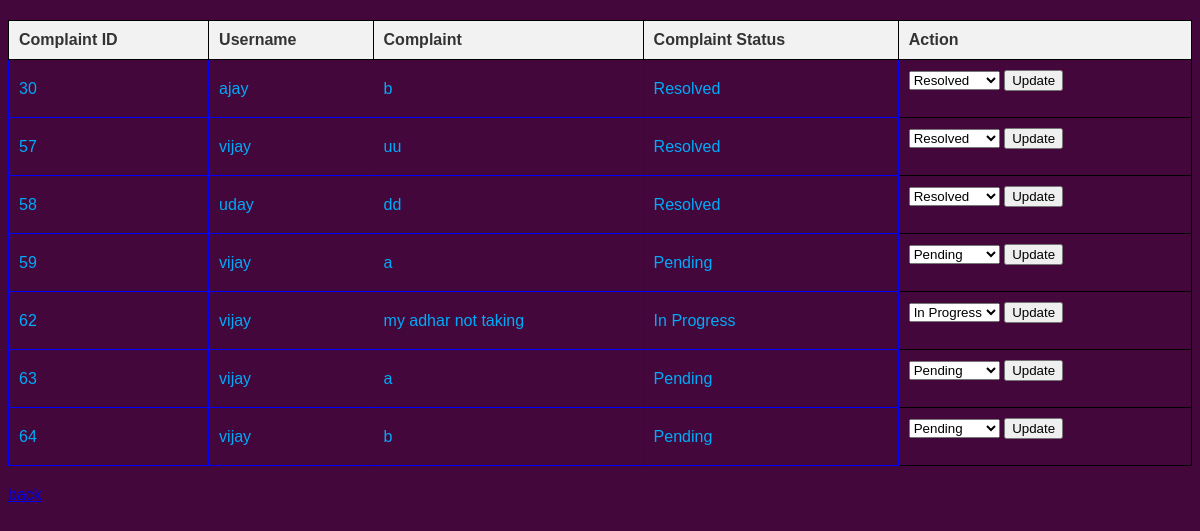
Screenshot of /admin.php (signed in) with the database file from the repository.
### tables this page shows
CREATE TABLE `complaints` (
  `id` int(11) NOT NULL,
  `username` varchar(255) NOT NULL,
  `complaint` text NOT NULL,
  `admin_status` varchar(50) DEFAULT 'Pending',
  `updated_by` varchar(255) DEFAULT NULL,
  `updated_at` timestamp NOT NULL DEFAULT current_timestamp() ON UPDATE current_timestamp(),
  `created_at` timestamp NOT NULL DEFAULT current_timestamp()
);

### admin.php (the view, shortened to what this page needs)
<?php
require('conn.php');
$complaintQuery = "SELECT id, username, complaint, admin_status FROM complaints";
$result = $con->query($complaintQuery);
if ($result->num_rows > 0) {
    echo "<table style='border-collapse: collapse; width: 100%;'>";
    echo "<tr>";
    echo "<th style='border: 1px solid black; padding: 10px; font-family: Arial, sans-serif; color: #333; background-color: #f2f2f2;'>Complaint ID</th>";
    echo "<th style='border: 1px solid black; padding: 10px; font-family: Arial, sans-serif; color: #333; background-color: #f2f2f2;'>Username</th>";
    echo "<th style='border: 1px solid black; padding: 10px; font-family: Arial, sans-serif; color: #333; background-color: #f2f2f2;'>Complaint</th>";
    echo "<th style='border: 1px solid black; padding: 10px; font-family: Arial, sans-serif; color: #333; background-color: #f2f2f2;'>Complaint Status</th>";
    echo "<th style='border: 1px solid black; padding: 10px; font-family: Arial, sans-serif; color: #333; background-color: #f2f2f2;'>Action</th>";
    echo "</tr>";
    while ($row = $result->fetch_assoc()) {
        $complaintId = $row["id"];
        $username = $row["username"];
        $complaint = $row["complaint"];
        $complaintStatus = $row["admin_status"];
        echo "<tr>";
        echo "<td style='border: 1px solid blue; padding: 10px; font-family: Arial, sans-serif; color: #00abf9;'>$complaintId</td>";
        echo "<td style='border: 1px solid blue; padding: 10px; font-family: Arial, sans-serif; color: #00abf9;'>$username</td>";
        echo "<td style='border: 1px solid blue; padding: 10px; font-family: Arial, sans-serif; color: #00abf9;'>$complaint</td>";
        echo "<td style='border: 1px solid blue; padding: 10px; font-family: Arial, sans-serif; color: #00abf9;'>$complaintStatus</td>";
        echo "<td style='border: 1px solid black; padding: 10px; font-family: Arial, sans-serif; color: #333;'>
            <form method='POST' action=''>
            <input type='hidden' name='complaint_id' value='$complaintId'>
            <select name='new_status'>
                <option value='Pending' " . ($complaintStatus == 'Pending' ? 'selected' : '') . ">Pending</option>
                <option value='In Progress' " . ($complaintStatus == 'In Progress' ? 'selected' : '') . ">In Progress</option>
                <option value='Resolved' " . ($complaintStatus == 'Resolved' ? 'selected' : '') . ">Resolved</option>
            </select>
            <button type='submit' name='update'>Update</button>
            </form>
            </td>";
        echo "</tr>";
    }
    echo "</table>";
} else {
    echo "<p style='font-family: Arial, sans-serif; color: red;'>No complaints found.</p>";
}
?>
<a href="adminhome.php">back</a>
<!DOCTYPE html>
<html>
<head>
</head>
</html>

### admin.php (style rules this page uses)
table { border-collapse: collapse; width: 80%; margin: 20px auto; }
th, td { padding: 10px; text-align: left; border-bottom: 1px solid #ddd; }
th { background-color: #f9f9f9; }

### rows the page displays
complaints: id "30", username "ajay", complaint "b", admin_status "Resolved", new_status "Resolved"
complaints: id "57", username "vijay", complaint "uu", admin_status "Resolved", new_status "Resolved"
complaints: id "58", username "uday", complaint "dd", admin_status "Resolved", new_status "Resolved"
complaints: id "59", username "vijay", complaint "a", admin_status "Pending", new_status "Pending"
complaints: id "62", username "vijay", complaint "my adhar not taking", admin_status "In Progress", new_status "In Progress"
complaints: id "63", username "vijay", complaint "a", admin_status "Pending", new_status "Pending"
complaints: id "64", username "vijay", complaint "b", admin_status "Pending", new_status "Pending"
